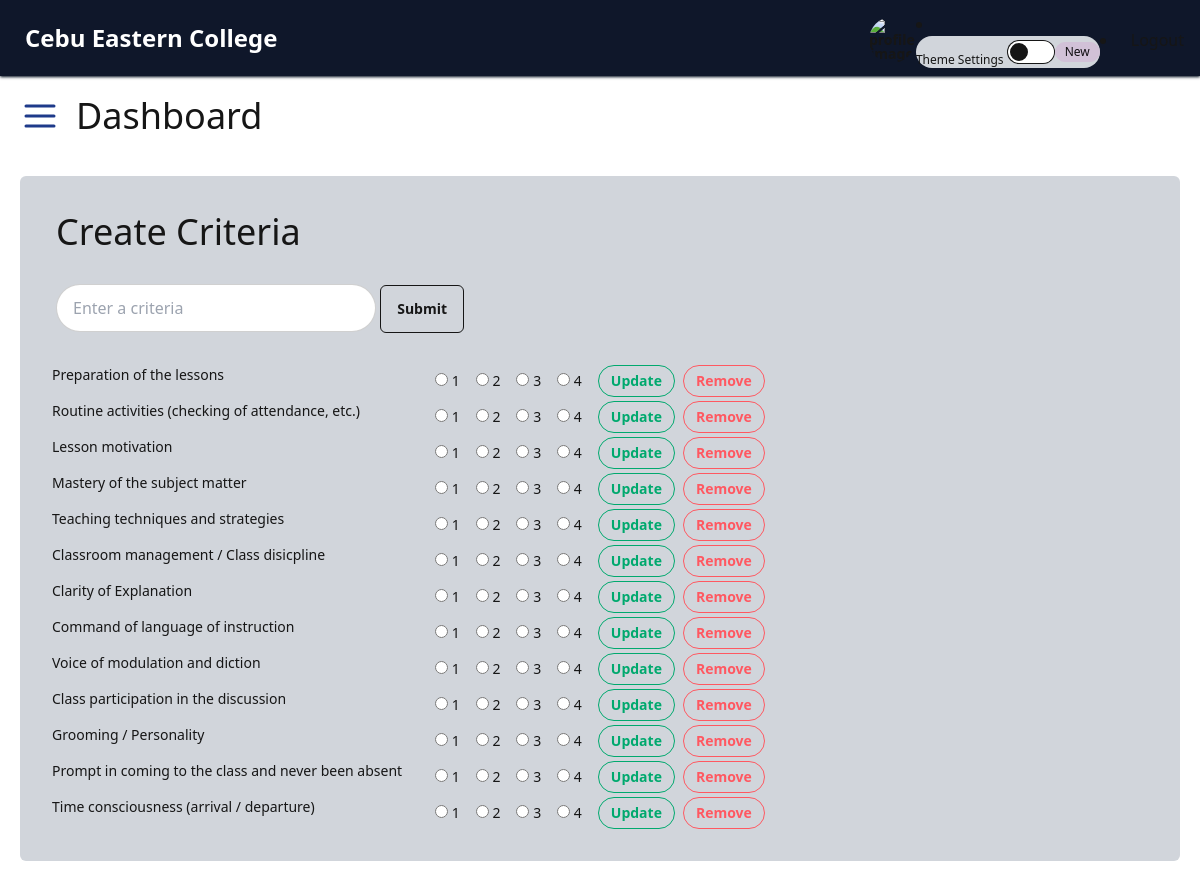
The page /admin/manage_criteria.php on the database its author committed.
### tables this page shows
CREATE TABLE `tblcriteria` (
  `criteria_id` int(11) NOT NULL,
  `criteria` varchar(255) NOT NULL
);

### admin/manage_criteria.php (the view, shortened to what this page needs)
<?php
include("../database/models/dbconnect.php");
$selectedCriteria = "";
function displayCriteria()
{
  global $conn;
  try {
    $sql = "SELECT criteria_id, criteria FROM tblcriteria";
    $stmt = $conn->prepare($sql);
    $stmt->execute();
    $result = $stmt->get_result();
    $criteriaList = [];
    if ($result->num_rows > 0) {
      while ($row = $result->fetch_assoc()) {
        $criteriaList[] = $row;
      }
    }
    return $criteriaList;
  } catch (mysqli_sql_exception $e) {
    error_log("Error fetching criteria: " . $e->getMessage());
    return [];
  }
}
$criteriaList = displayCriteria();
?>
<?php include('../admin/header.php'); ?>
<!DOCTYPE html>
<html lang="en">
<head>
  <script src="https://cdn.tailwindcss.com"></script>
</head>
<body>
  <div class="p-5 bg-base-300 m-5 rounded-md">
    <div class="m-1 p-3">
      <h1 class="text-4xl">Create Criteria</h1>
    </div>
    <form action="<?php echo htmlspecialchars($_SERVER['PHP_SELF']); ?>" method="post">
      <div class="p-4">
        <div>
          <input type="text"
            name="criteria"
            placeholder="Enter a criteria"
            value="<?php echo htmlspecialchars($selectedCriteria); ?>"
            required class="input input-bordered w-full max-w-xs" />
          <input
            type="submit"
            value="Submit"
            class="btn btn-md btn-outline rounded-md cursor-pointer" />
        </div>
      </div>
    </form>
    <div id="criterialist" class="p-3">
      <?php if (count($criteriaList) > 0): ?>
        <ol>
          <?php foreach ($criteriaList as $index => $listCriteria): ?>
            <li>
              <div class="grid grid-cols-3 gap-3 text-sm mt-1">
                <?php echo htmlspecialchars($listCriteria['criteria']); ?>
                <div class="flex justify-center items-center gap-4">
                  <?php for ($i = 1; $i <= 4; $i++): ?>
                    <label>
                      <input
                        type="radio"
                        name="rating[<?php echo $criteria; ?>][<?php echo $index; ?>]"
                        value="<?php echo $i; ?>"
                        required>
                      <?php echo $i; ?>
                    </label>
                  <?php endfor; ?>
                  <div class="flex justify-center items-center gap-2">
                    <a class="btn btn-sm btn-outline btn-success" href="<?php echo htmlspecialchars($_SERVER['PHP_SELF']); ?>?edit=<?php echo $listCriteria['criteria_id']; ?>">
                      Update
                    </a>
                    <a class="btn btn-sm btn-outline btn-error" href="<?php echo htmlspecialchars($_SERVER['PHP_SELF']); ?>?delete=<?php echo $listCriteria['criteria_id']; ?>"
                      onclick="return confirm('Are you sure you want to delete this criteria?');">
                      Remove
                    </a>
                  </div>
                </div>
              </div>
            </li>
          <?php endforeach; ?>
        </ol>
      <?php else: ?>
        <div>No Criteria Available</div>
      <?php endif; ?>
    </div>
  </div>
</body>
</html>

### rows shown on the page
tblcriteria: criteria "Preparation of the lessons"
tblcriteria: criteria "Routine activities (checking of attendance, etc.)"
tblcriteria: criteria "Lesson motivation"
tblcriteria: criteria "Mastery of the subject matter"
tblcriteria: criteria "Teaching techniques and strategies"
tblcriteria: criteria "Classroom management / Class disicpline"
tblcriteria: criteria "Clarity of Explanation"
tblcriteria: criteria "Command of language of instruction"
tblcriteria: criteria "Voice of modulation and diction"
tblcriteria: criteria "Class participation in the discussion"
tblcriteria: criteria "Grooming / Personality"
tblcriteria: criteria "Prompt in coming to the class and never been absent"
tblcriteria: criteria "Time consciousness (arrival / departure)"
